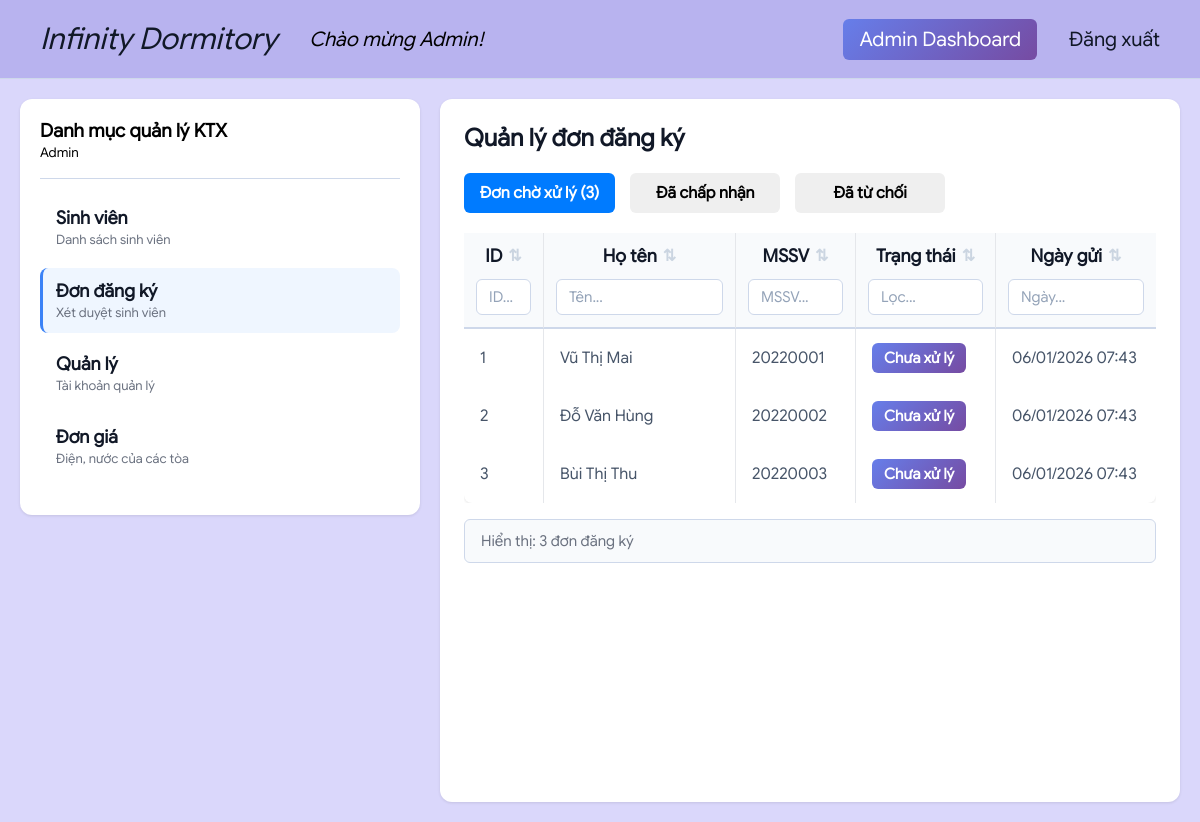
/admin/dashboard.php?tab=application (signed in), run on the app's committed database.
### tables this page shows
CREATE TABLE REGIFORM
(
    REG_ID INT AUTO_INCREMENT PRIMARY KEY,
    REG_NAME VARCHAR(100) NOT NULL,
    REG_STD_ID VARCHAR(20) NOT NULL,
    REG_PHONE VARCHAR(20) NOT NULL,
    REG_EMAIL VARCHAR(100) NOT NULL,
    REG_STATUS ENUM('Chưa xử lý', 'Đã chấp nhận', 'Đã từ chối') NOT NULL DEFAULT 'Chưa xử lý',
    CREATED_AT DATETIME NOT NULL DEFAULT CURRENT_TIMESTAMP
);

### admin/views/applications.php (the view, shortened to what this page needs)
<?php
require_once __DIR__ . '/../../database_connection.php';
$applications = [];
$appError = null;
$status_classes = [
    'Chưa xử lý' => 'chua-xu-ly',
    'Đã chấp nhận' => 'da-chap-nhan',
    'Đã từ chối' => 'da-tu-choi'
];
try {
    if ($conn) {
        mysqli_set_charset($conn, "utf8mb4");
        $sql = "SELECT * FROM REGIFORM ORDER BY
                CASE REG_STATUS WHEN 'Chưa xử lý' THEN 1 WHEN 'Đã từ chối' THEN 2 WHEN 'Đã chấp nhận' THEN 3 ELSE 4 END,
                CREATED_AT DESC";
        $result = mysqli_query($conn, $sql);
        while ($row = mysqli_fetch_assoc($result)) { $applications[] = $row; }
    }
} catch (Exception $e) { $appError = $e->getMessage(); }
?>
<h2>Quản lý đơn đăng ký</h2>
<div class="view-toggles" style="margin: 20px 0; display: flex; gap: 15px;">
    <button class="btn btn-primary toggle-view active" data-status="chua-xu-ly" onclick="ApplicationAdmin.switchView('chua-xu-ly', this)">
        Đơn chờ xử lý (<?= count(array_filter($applications, fn($a) => $a['REG_STATUS'] === 'Chưa xử lý')) ?>)
    </button>
    <button class="btn btn-outline toggle-view" data-status="da-chap-nhan" onclick="ApplicationAdmin.switchView('da-chap-nhan', this)">
        Đã chấp nhận
    </button>
    <button class="btn btn-outline toggle-view" data-status="da-tu-choi" onclick="ApplicationAdmin.switchView('da-tu-choi', this)">
        Đã từ chối
    </button>
</div>
<?php if ($appError): ?>
    <div class="alert alert-error">Lỗi: <?= htmlspecialchars($appError) ?></div>
<?php else: ?>
    <div class="student-table-wrapper">
        <table class="table student-table" id="applicationTable">
            <thead>
                <tr>
                    <th style="width:80px"><div class="th-content" data-col="0"><span>ID</span><span class="sort-icon">⇅</span></div><input class="col-search" data-col="0" placeholder="ID..."></th>
                    <th><div class="th-content" data-col="1"><span>Họ tên</span><span class="sort-icon">⇅</span></div><input class="col-search" data-col="1" placeholder="Tên..."></th>
                    <th style="width:120px"><div class="th-content" data-col="2"><span>MSSV</span><span class="sort-icon">⇅</span></div><input class="col-search" data-col="2" placeholder="MSSV..."></th>
                    <th style="width:140px"><div class="th-content" data-col="5"><span>Trạng thái</span><span class="sort-icon">⇅</span></div><input class="col-search" data-col="5" placeholder="Lọc..."></th>
                    <th style="width:160px"><div class="th-content" data-col="6"><span>Ngày gửi</span><span class="sort-icon">⇅</span></div><input class="col-search" data-col="6" placeholder="Ngày..."></th>
                </tr>
            </thead>
            <tbody>
                <?php foreach ($applications as $a): ?>
                <tr class="app-row status-<?= $status_classes[$a['REG_STATUS']] ?? 'unknown' ?>"
                    data-id="<?= $a['REG_ID'] ?>" style="cursor:pointer;">
                    <td><?= $a['REG_ID'] ?></td>
                    <td><?= htmlspecialchars($a['REG_NAME']) ?></td>
                    <td><?= htmlspecialchars($a['REG_STD_ID']) ?></td>
                    <td>
                        <span class="room-badge status-<?= $status_classes[$a['REG_STATUS']] ?? 'unknown' ?>">
                            <?= $a['REG_STATUS'] ?>
                        </span>
                    </td>
                    <td><?= date('d/m/Y H:i', strtotime($a['CREATED_AT'])) ?></td>
                </tr>
                <?php endforeach; ?>
            </tbody>
        </table>
    </div>
    <div class="table-info">Tổng: <?= count($applications) ?> đơn đăng ký</div>
<?php endif; ?>

### css/public.css (style rules this page uses)
:root { --cl: linear-gradient(135deg, #667eea 0%, #764ba2 100%); --hov: linear-gradient(135deg,rgba(77, 102, 214, 1) 0%, rgba(100, 52, 148, 1) 100%); --primary: #3b82f6; --primary-dark: #2563eb; --danger: #ef4444; --danger-dark: #991100; --success: #10b981; --bg-gray: #f7f9fc; --border: #ced8ea; --text: #111827; --text-muted: #6b7280; }
* { box-sizing: border-box; margin: 0; padding: 0; }
body { font-family: 'Google Sans', sans-serif; }
input { font-family: 'Google Sans'; }
.content-area h2 { font-weight: 700; margin-bottom: 20px; color: var(--text); }
.btn { font-family: 'Google Sans'; padding: 10px 16px; border: none; border-radius: 6px; font-size: 16px; font-weight: 600; cursor: pointer; transition: all 0.2s; }
.btn-primary { background: var(--primary); color: white; border: none; }
table { width: 100%; border-collapse: collapse; background: white; border-radius: 8px; box-shadow: 0 1px 3px rgba(0, 0, 0, 0.1); }
table th { background: #f9fafb; padding: 12px; text-align: left; font-weight: 600; font-size: 14px; color: var(--text); border-bottom: 2px solid var(--border); }

### admin/css/admin.css (style rules this page uses)
.student-table-wrapper { max-height: 70vh; overflow-y: auto; position: relative; }
.student-table thead th { position: sticky; top: 0; z-index: 100; background-color: #f8fafc; border-bottom: 2px solid var(--border); }
.student-table { border-collapse: separate; border-spacing: 0; }
.student-table th, .student-table td { border-right: 1px solid #e5e7eb; }
.student-table th:last-child, .student-table td:last-child { border-right: none; }
.student-table th { background: #f8fafc; padding: 0; border-bottom: 2px solid var(--border); vertical-align: top; }
.student-table th .th-content { display: flex; align-items: center; justify-content: center; padding: 12px 16px; cursor: pointer; user-select: none; transition: background 0.2s; font-weight: 600; font-size: 18px; color: var(--text); }
.student-table .sort-icon { color: #cbd5e1; font-size: 16px; margin-left: 6px; transition: color 0.2s; }
.student-table .col-search { width: calc(100% - 24px); margin: 0 12px 12px; padding: 8px 12px; border: 1px solid var(--border); border-radius: 6px; font-size: 15px; transition: all 0.2s; }
.student-table .col-search::placeholder { color: #94a3b8; }
.student-table tbody tr { border-bottom: 1px solid #f1f5f9; transition: background 0.15s; }
.student-table tbody td { padding: 14px 16px; color: #475569; font-size: 16px; }
.room-badge { display: inline-block; padding: 6px 12px; background: linear-gradient(135deg, #667eea 0%, #764ba2 100%); color: white; border-radius: 6px; font-weight: 600; font-size: 15px; }
.table-info { margin-top: 16px; padding: 12px 16px; background: #f8fafc; border-radius: 6px; color: var(--text-muted); font-size: 15px; border: 1px solid var(--border); }

### admin/css/application.css (style rules this page uses)
#applicationTable .app-row { display: none; }
#applicationTable.view-chua-xu-ly tr.status-chua-xu-ly { display: table-row !important; }
.toggle-view { min-width: 150px; transition: all 0.2s; }
.toggle-view.active { background-color: #007bff; color: white !important; }

### data on the page
regiform: REG_ID "1", REG_NAME "Vũ Thị Mai", REG_STD_ID "20220001", REG_STATUS "Chưa xử lý", CREATED_AT "06/01/2026 07:43"
regiform: REG_ID "2", REG_NAME "Đỗ Văn Hùng", REG_STD_ID "20220002", REG_STATUS "Chưa xử lý", CREATED_AT "06/01/2026 07:43"
regiform: REG_ID "3", REG_NAME "Bùi Thị Thu", REG_STD_ID "20220003", REG_STATUS "Chưa xử lý", CREATED_AT "06/01/2026 07:43"

### other printed values
$_SESSION['name'] "Admin"
$item['title'] "Sinh viên"
$item['desc'] "Danh sách sinh viên"
$item['title'] "Đơn đăng ký"
$item['desc'] "Xét duyệt sinh viên"
$item['title'] "Quản lý"
$item['desc'] "Tài khoản quản lý"
$item['title'] "Đơn giá"
$item['desc'] "Điện, nước của các tòa"
